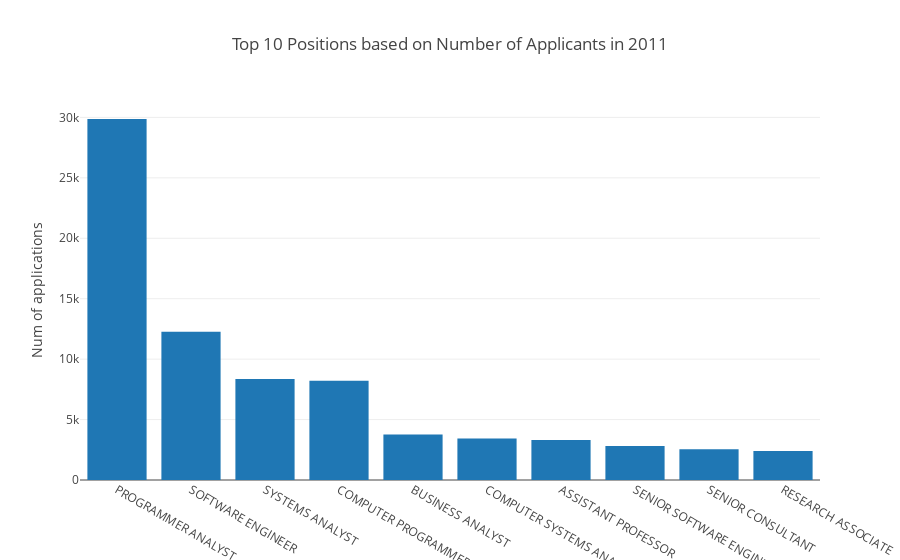

The code cell stored with this chart in its notebook:
### Code cell
#Hover map with the top 10 highest applicants for H1Bs in 2011
#Hover map with the top 10 highest applicants for H1Bs in 2016
dfjt12011 = go.Bar(x=dfj2011.Job_Position.values,y=dfj2011.Applicants.values)
Plot = go.Layout(dict(title= "Top 10 Positions based on Number of Applicants in 2011",yaxis=dict(title=
                                                                                                 "Num of applications")))

job2011 = [dfjt12011]
jobt2011 =go.Figure(job2011,Plot)
iplot(jobt2011)

### Figure 1 — Plotly figure (JSON) as saved in the notebook; plotly's stock layout.template omitted (floating-point values rounded to 4 significant figures)
{"data": [{"type": "bar", "uid": "89b8b5f7-0f38-493f-8ef6-c5413bd3203f", "x": ["PROGRAMMER ANALYST", "SOFTWARE ENGINEER", "SYSTEMS ANALYST", "COMPUTER PROGRAMMER", "BUSINESS ANALYST", "COMPUTER SYSTEMS ANALYST", "ASSISTANT PROFESSOR", "SENIOR SOFTWARE ENGINEER", "SENIOR CONSULTANT", "RESEARCH ASSOCIATE"], "y": [29868, 12263, 8358, 8210, 3760, 3443, 3307, 2806, 2541, 2390]}], "layout": {"title": {"text": "Top 10 Positions based on Number of Applicants in 2011"}, "yaxis": {"title": {"text": "Num of applications"}}}}
